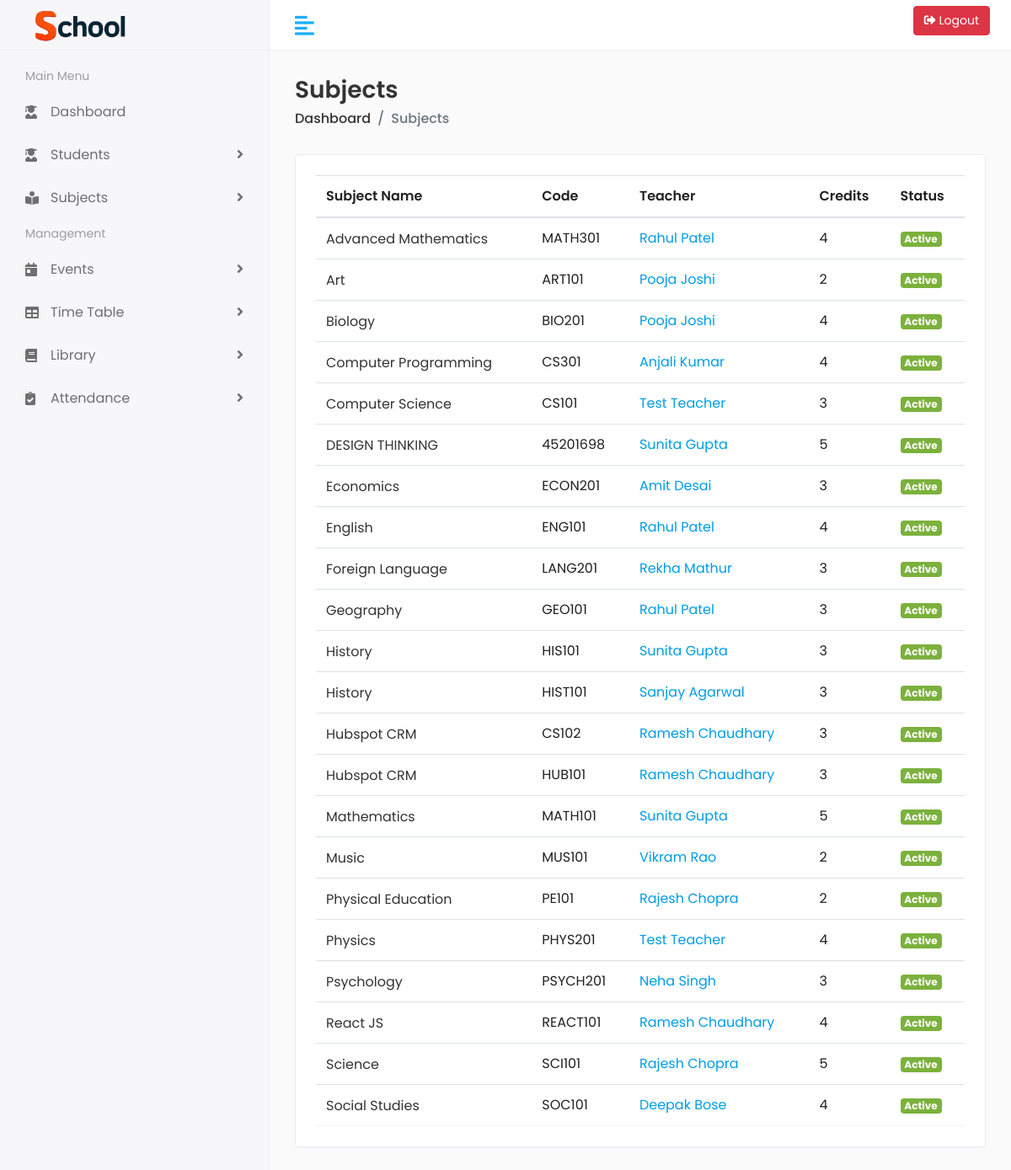
Page /subjects/ (signed in) on the committed database.
### subjects/models.py (models this page shows, shortened)
class Subject(models.Model):
    name = models.CharField(max_length=100)
    code = models.CharField(max_length=20, unique=True)
    description = models.TextField(blank=True)
    teacher = models.ForeignKey(Teacher, on_delete=models.SET_NULL, null=True, related_name='subjects')
    credits = models.IntegerField(default=0)
    is_active = models.BooleanField(default=True)
    created_at = models.DateTimeField(auto_now_add=True)
    updated_at = models.DateTimeField(auto_now=True)
    class Meta:
        ordering = ['name']
        verbose_name = 'Subject'
        verbose_name_plural = 'Subjects'

### school_teachers/models.py (models this page shows, shortened)
class Teacher(models.Model):
    GENDER_CHOICES = [
        ('M', 'Male'),
        ('F', 'Female'),
        ('O', 'Other'),
    ]
    user = models.OneToOneField(User, on_delete=models.CASCADE, null=True, blank=True)
    first_name = models.CharField(max_length=100)
    last_name = models.CharField(max_length=100)
    employee_id = models.CharField(max_length=20, unique=True)
    gender = models.CharField(max_length=1, choices=GENDER_CHOICES)
    date_of_birth = models.DateField()
    email = models.EmailField(unique=True)
    phone_number = models.CharField(max_length=15)
    address = models.TextField()
    qualification = models.CharField(max_length=100)
    specialization = models.CharField(max_length=100)
    joining_date = models.DateField()
    profile_picture = models.ImageField(upload_to='teachers/profiles/', null=True, blank=True)
    is_active = models.BooleanField(default=True)
    created_at = models.DateTimeField(auto_now_add=True)
    updated_at = models.DateTimeField(auto_now=True)
    class Meta:
        ordering = ['first_name', 'last_name']
    @property
    def full_name(self):
        return f"{self.first_name} {self.last_name}"

### subjects/views.py (the view)
# urls.py: path('', views.subject_list, name='subject_list'),
@login_required
def subject_list(request):
    subjects = Subject.objects.all()
    is_student = hasattr(request, 'user_type') and request.user_type == 'student'
    is_teacher = hasattr(request, 'user_type') and request.user_type == 'teacher'
    return render(request, 'subjects/list.html', {
        'subjects': subjects,
        'is_student': is_student,
        'is_teacher': is_teacher
    })

### core/templatetags/core_extras.py (called while the page is built)
@register.filter
def avatar_color_class(username):
    hash_object = hashlib.md5(username.encode())
    hash_value = int(hash_object.hexdigest(), 16)
    color_index = (hash_value % 10) + 1
    return f"avatar-bg-{color_index}"

### subjects/templates/subjects/list.html (shortened to what this page needs)
{% extends 'base.html' %}
{% load static %}
{% block content %}
<div class="page-header">
    <div class="row align-items-center">
        <div class="col">
            <h3 class="page-title">Subjects</h3>
            <ul class="breadcrumb">
                <li class="breadcrumb-item"><a href="{% url 'core:home' %}">Dashboard</a></li>
                <li class="breadcrumb-item active">Subjects</li>
            </ul>
        </div>
    </div>
</div>
<div class="row">
    <div class="col-sm-12">
        <div class="card">
            <div class="card-body">
                <div class="table-responsive">
                    <table class="table table-hover table-center mb-0">
                        <thead>
                            <tr>
                                <th>Subject Name</th>
                                <th>Code</th>
                                <th>Teacher</th>
                                <th>Credits</th>
                                <th>Status</th>
                            </tr>
                        </thead>
                        <tbody>
                            {% for subject in subjects %}
                            <tr>
                                <td>
                                    <h2 class="table-avatar">
                                        <a href="{% url 'subjects:subject_detail' subject.pk %}">{{ subject.name }}</a>
                                    </h2>
                                </td>
                                <td>{{ subject.code }}</td>
                                <td>
                                    {% if subject.teacher %}
                                    <a href="{% url 'school_teachers:teacher_detail' subject.teacher.pk %}">
                                        {{ subject.teacher.full_name }}
                                    </a>
                                    {% else %}
                                    Not Assigned
                                    {% endif %}
                                </td>
                                <td>{{ subject.credits }}</td>
                                <td>
                                    {% if subject.is_active %}
                                    <span class="badge badge-success">Active</span>
                                    {% else %}
                                    <span class="badge badge-danger">Inactive</span>
                                    {% endif %}
                                </td>
                            </tr>
                            {% empty %}
                            <tr>
                                <td colspan="{% if is_student or is_teacher %}5{% else %}6{% endif %}"
                                    class="text-center">No subjects
                                    found.</td>
                            </tr>
                            {% endfor %}
                        </tbody>
                    </table>
                </div>
            </div>
        </div>
    </div>
</div>
{% endblock %}

### static/assets/css/style.css (style rules this page uses)
html { height: 100%; }
body { background-color: #fff; color: #333; font-family: 'Poppins', sans-serif; font-size: 1rem; height: 100%; line-height: 1.5; overflow-x: hidden; }
h1, h2, h3, h4, h5, h6 { font-family: 'Poppins', sans-serif; margin-top: 0; }
a { color: #009ce7; }
input, button, a { transition: all 0.4s ease; -moz-transition: all 0.4s ease; -o-transition: all 0.4s ease; -ms-transition: all 0.4s ease; -webkit-transition: all 0.4s ease; }
ul, ol { padding: 0px; list-style: none; }
.table { color: #333; max-width: 100%; margin-bottom: 0; width: 100%; }
table.table td h2 { display: inline-block; font-size: inherit; font-weight: 400; margin: 0; padding: 0; vertical-align: middle; }
table.table td h2.table-avatar { align-items: center; display: inline-flex; font-size: inherit; font-weight: 400; margin: 0; padding: 0; vertical-align: middle; white-space: nowrap; }
table.table td h2 a { color: #333; }
.table thead tr th { font-weight: 600; }
.table tbody tr { border-bottom: 1px solid rgba(0, 0, 0, 0.05); }
.table.table-center td, .table.table-center th { vertical-align: middle; }
.bg-success, .badge-success { background-color: #7bb13c !important; }
.card { border: 1px solid #ececf5; box-shadow: 0 1px 3px 0 rgba(0, 0, 0, 0.03); margin-bottom: 1.875rem; }
.card-body { padding: 1.5rem; }
.page-header { margin-bottom: 1.875rem; }
.page-header .breadcrumb { background-color: transparent; color: #6c757d; font-size: 1rem; font-weight: 500; margin-bottom: 0; padding: 0; }
.page-header .breadcrumb a { color: #333; }
.page-title { font-size: 28px; font-weight: 600; color: #333; margin-bottom: 5px; }

### templates/base.html (style rules this page uses)
:root { --dark-bg: #121212; --dark-surface: #1e1e1e; --dark-surface-2: #2d2d2d; --dark-text: #e0e0e0; --dark-text-secondary: #b0b0b0; --dark-accent: #bb86fc; --dark-error: #cf6679; --dark-warning: #ff9800; --light-bg: #fafafa; --light-surface: #ffffff; --light-surface-2: #f5f5f5; --light-text: #212121; --light-text-secondary: #757575; --light-accent: #6200ee; --light-error: #b00020; --light-warning: #ff9800; --bg-color: var(--light-bg); --surface-color: var(--light-surface); --surface-color-2: var(--light-surface-2); --text-color: var(--light-text); --text-color-secondary: var(--light-text-secondary); --accent-color: var(--light-accent); --error-color: var(--light-error); --warning-color: var(--light-warning); }
body { transition: background-color 0.3s ease; background-color: var(--bg-color); color: var(--text-color); }
.card { background-color: var(--surface-color); color: var(--text-color); transition: background-color 0.3s ease, color 0.3s ease; }
.table { color: var(--text-color); transition: color 0.3s ease; }

### rows in the picture
Subject: name "Advanced Mathematics", code "MATH301", teacher.full_name "Rahul Patel", credits "4", is_active "Active"
Subject: name "Art", code "ART101", teacher.full_name "Pooja Joshi", credits "2", is_active "Active"
Subject: name "Biology", code "BIO201", teacher.full_name "Pooja Joshi", credits "4", is_active "Active"
Subject: name "Computer Programming", code "CS301", teacher.full_name "Anjali Kumar", credits "4", is_active "Active"
Subject: name "Computer Science", code "CS101", teacher.full_name "Test Teacher", credits "3", is_active "Active"
Subject: name "DESIGN THINKING", code "45201698", teacher.full_name "Sunita Gupta", credits "5", is_active "Active"
Subject: name "Economics", code "ECON201", teacher.full_name "Amit Desai", credits "3", is_active "Active"
Subject: name "English", code "ENG101", teacher.full_name "Rahul Patel", credits "4", is_active "Active"
Subject: name "Foreign Language", code "LANG201", teacher.full_name "Rekha Mathur", credits "3", is_active "Active"
Subject: name "Geography", code "GEO101", teacher.full_name "Rahul Patel", credits "3", is_active "Active"
Subject: name "History", code "HIS101", teacher.full_name "Sunita Gupta", credits "3", is_active "Active"
Subject: name "History", code "HIST101", teacher.full_name "Sanjay Agarwal", credits "3", is_active "Active"
Subject: name "Hubspot CRM", code "CS102", teacher.full_name "Ramesh Chaudhary", credits "3", is_active "Active"
Subject: name "Hubspot CRM", code "HUB101", teacher.full_name "Ramesh Chaudhary", credits "3", is_active "Active"
Subject: name "Mathematics", code "MATH101", teacher.full_name "Sunita Gupta", credits "5", is_active "Active"
Subject: name "Music", code "MUS101", teacher.full_name "Vikram Rao", credits "2", is_active "Active"
Subject: name "Physical Education", code "PE101", teacher.full_name "Rajesh Chopra", credits "2", is_active "Active"
Subject: name "Physics", code "PHYS201", teacher.full_name "Test Teacher", credits "4", is_active "Active"
Subject: name "Psychology", code "PSYCH201", teacher.full_name "Neha Singh", credits "3", is_active "Active"
Subject: name "React JS", code "REACT101", teacher.full_name "Ramesh Chaudhary", credits "4", is_active "Active"
Subject: name "Science", code "SCI101", teacher.full_name "Rajesh Chopra", credits "5", is_active "Active"
Subject: name "Social Studies", code "SOC101", teacher.full_name "Deepak Bose", credits "4", is_active "Active"
